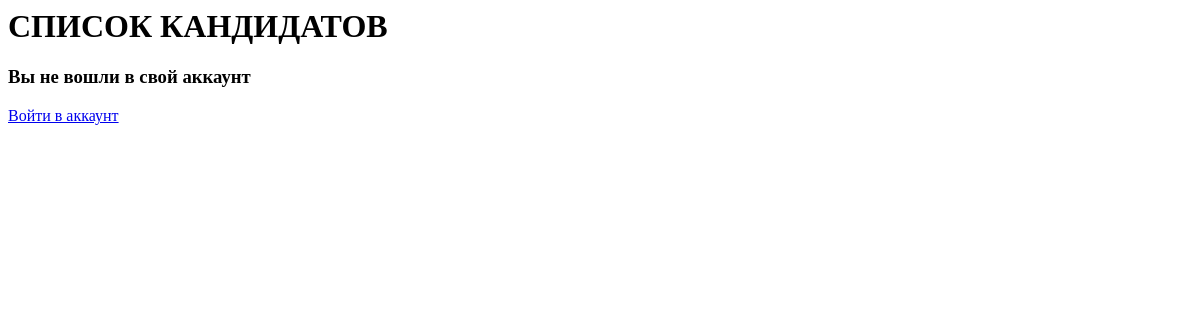
/candidates_list/, run on an earlier commit of the app's database.
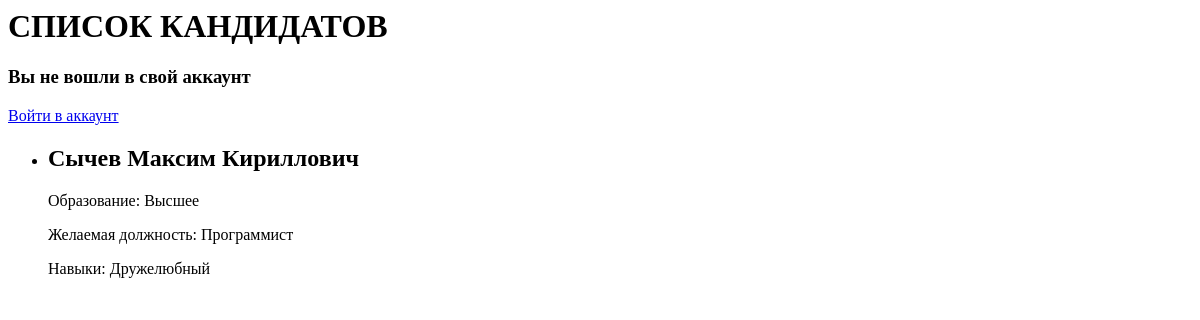
And on a later commit of the database.
### customRegistration/models.py (models this page shows, shortened)
class CustomUser(User):
    full_name = models.CharField(max_length=50, verbose_name='ФИО: ')
    phone_number = models.CharField(max_length=100, verbose_name="Номер телефона: ")
    date_of_birth = models.DateField()
    desired_position = models.CharField(max_length=100, verbose_name="Желаемая должность: ")
    education = models.CharField(max_length=50, verbose_name="Образование: ")
    work_experience = models.CharField(max_length=300, verbose_name="Опыт работы: ")
    skills = models.CharField(max_length=100, verbose_name="Навыки: ")
    resumes = models.FileField(upload_to='resumes/', blank=True, null=True)

### customRegistration/views.py (the view)
# urls.py: path('candidates_list/', views.candidates_list_view, name='candidates_list')
def candidates_list_view(request):
    candidates = models.CustomUser.objects.all().order_by('-id')
    context = {
        'candidates': candidates
    }
    return render(request, 'customRegistration/candidates_list.html', context)

### templates/customRegistration/candidates_list.html
<h1> СПИСОК КАНДИДАТОВ </h1>
{% if not request.user.is_authenticated %}
    <h3>Вы не вошли в свой аккаунт</h3>
    <a href="{% url 'login' %}">Войти в аккаунт</a>
{% else %}
    <h3>Вы вошли как {{ request.user.username }}</h3>
    <form method="post">
    {% csrf_token %}
    <a href="{% url 'logout' %}">Выйти из аккаунта</a>
    </form>
{% endif %}
<ul>
    {% for i in candidates %}
    <li>
        <h2>{{ i.full_name }}</h2>
        <p>Образование: {{ i.education }}</p>
        <p>Желаемая должность: {{ i.desired_position }}</p>
        <p>Навыки: {{ i.skills }}</p>
    </li>
    {% endfor %}
</ul>

What changed in the data, as far as the page shows it:
added CustomUser: full_name "Сычев Максим Кириллович", education "Высшее", desired_position "Программист", skills "Дружелюбный"
